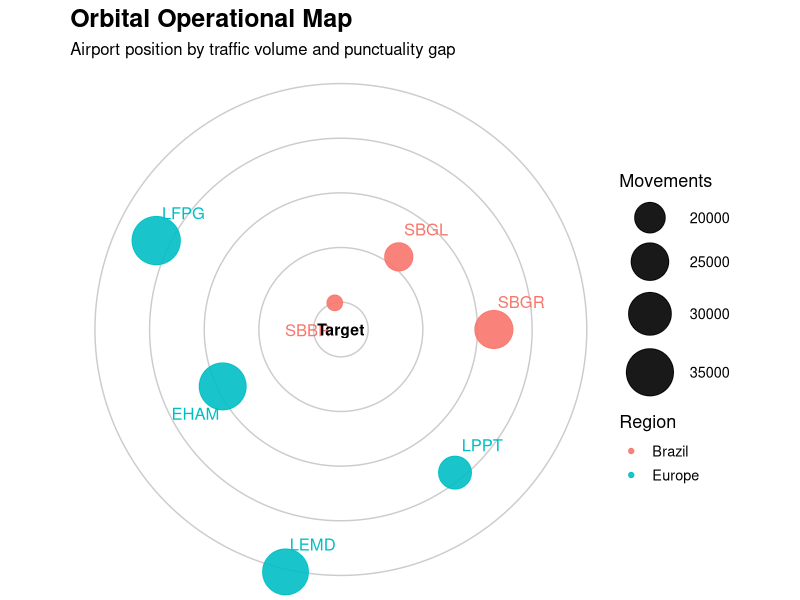

Write R code to recreate this figure.
## ---- chunk 1
library(dplyr)
library(tidyr)
library(ggplot2)
library(readr)
## ---- chunk 2


df_orbital_example <- tibble::tibble(
  airport = c("SBGR", "SBGL", "SBBR", "LPPT", "LEMD", "LFPG", "EHAM"),
  region = c("Brazil", "Brazil", "Brazil", "Europe", "Europe", "Europe", "Europe"),
  movements = c(25500, 18800, 15700, 21500, 33500, 36500, 34800),
  arrival_punctuality = c(80.4, 82.6, 85.7, 79.3, 76.9, 78.5, 81.2)
)

## ---- chunk 3

plot_orbital_operational_map <- function(
  data,
  airport_var = "airport",
  region_var = "region",
  traffic_var = "movements",
  punctuality_var = "arrival_punctuality",
  punctuality_target = 85,
  title = "Orbital Operational Map",
  subtitle = "Airport position by traffic volume and punctuality gap"
) {
  
  # Validate required columns
required_cols <- c(airport_var, region_var, traffic_var, punctuality_var)
  
missing_cols <- required_cols[!required_cols %in% names(data)]
  
  if (length(missing_cols) > 0) {
    stop(
      paste(
        "Missing required columns:",
        paste(missing_cols, collapse = ", ")
      )
    )
  }
  
  # Prepare dataset
df <- data |>
    dplyr::select(dplyr::all_of(required_cols)) |>
    dplyr::filter(
      !is.na(.data[[airport_var]]),
      !is.na(.data[[region_var]]),
      !is.na(.data[[traffic_var]]),
      !is.na(.data[[punctuality_var]])
    ) |>
    dplyr::distinct() |>
    dplyr::arrange(.data[[region_var]], dplyr::desc(.data[[traffic_var]])) |>
    dplyr::mutate(
      performance_gap = pmax(0, punctuality_target - .data[[punctuality_var]]),
      orbit_radius = 1 + performance_gap,
      angle = seq(0, 2 * pi, length.out = dplyr::n() + 1)[1:dplyr::n()],
      x = orbit_radius * cos(angle),
      y = orbit_radius * sin(angle)
    )
  
  # Create ring data
ring_values <- c(1, 3, 5, 7, 9)
  
ring_data <- tibble::tibble(
    ring = ring_values
  )
  
  # Build plot
p <- ggplot2::ggplot() +
    ggplot2::geom_path(
      data = purrr::map_dfr(
        ring_values,
        function(r) {
          tibble::tibble(
            ring = r,
            theta = seq(0, 2 * pi, length.out = 300),
            x = r * cos(theta),
            y = r * sin(theta)
          )
        }
      ),
      ggplot2::aes(x = x, y = y, group = ring),
      color = "grey80",
      linewidth = 0.5
    ) +
    ggplot2::geom_point(
      data = df,
      ggplot2::aes(
        x = x,
        y = y,
        size = .data[[traffic_var]],
        color = .data[[region_var]]
      ),
      alpha = 0.9
    ) +
    ggplot2::geom_point(
      x = 0,
      y = 0,
      size = 5,
      shape = 21,
      fill = "white",
      color = "black",
      stroke = 1.2
    ) +
    ggrepel::geom_text_repel(
      data = df,
      ggplot2::aes(
        x = x,
        y = y,
        label = .data[[airport_var]],
        color = .data[[region_var]]
      ),
      size = 4.2,
      box.padding = 0.9,
      point.padding = 2.5,
      segment.alpha = 0.5,
      force = 4 ,
      show.legend = FALSE
    ) +
    ggplot2::annotate(
      "text",
      x = 0,
      y = 0,
      label = "Target",
      fontface = "bold",
      size = 4
    )  +
    ggplot2::scale_size_continuous(
      range = c(5, 16),
      name = "Movements"
    ) +
    ggplot2::coord_equal() +
    ggplot2::labs(
      title = title,
      subtitle = subtitle,
      color = "Region"
    ) +
    ggplot2::theme_void(base_size = 13) +
    ggplot2::theme(
      legend.position = "right",
      plot.title = ggplot2::element_text(face = "bold", size = 18),
      plot.subtitle = ggplot2::element_text(size = 12)
    )
  
  return(p)
}

## ---- chunk 4

preview_plot <- function(plot, width = 12, height = 8) {
  grDevices::dev.new(width = width, height = height)
  print(plot)
}

preview_plot(
  plot_orbital_operational_map(df_orbital_example),
  width = 12,
  height = 10
)

## ---- chunk 5

p <- plot_orbital_operational_map(
  data = df_orbital_example,
  punctuality_target = 85
)

ggplot2::ggsave(
  filename = "orbital_map.png",
  plot = p,
  width = 12,
  height = 10,
  dpi = 300,
  bg = "white"
)
